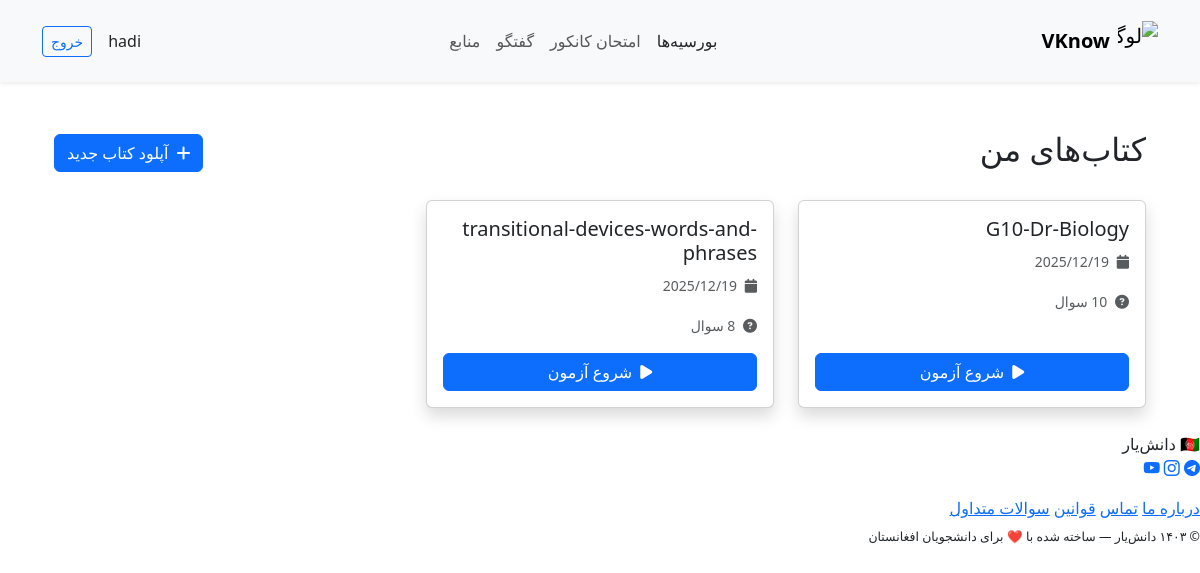
/upload/my-books/ (signed in), run on the app's committed database.
### upload_book_app/models.py (models this page shows, shortened)
class Book(models.Model):
    title = models.CharField(max_length=255, blank=True)
    pdf_file = models.FileField(upload_to='books/')
    uploaded_by = models.ForeignKey(User, on_delete=models.CASCADE, related_name='uploaded_books')
    uploaded_at = models.DateTimeField(auto_now_add=True)
    extracted_text = models.TextField(blank=True)

### upload_book_app/views.py (the view)
# urls.py: path("my-books/", views.my_books, name="my_books"),
@login_required
def my_books(request):
    books = Book.objects.filter(uploaded_by=request.user).order_by('-uploaded_at')
    return render(request, 'upload_book_app/pages/my_books.html', {'books': books})

### upload_book_app/templates/upload_book_app/pages/my_books.html
{% include "includes/header.html" %}
<div class="container">
    {% block content %}
    <div class="container mt-5">
        <div class="d-flex justify-content-between align-items-center mb-4">
            <h2>کتاب‌های من</h2>
            <a href="{% url 'upload_book_app:upload_book' %}" class="btn btn-primary">
                <i class="fas fa-plus me-2"></i>آپلود کتاب جدید
            </a>
        </div>
        {% if books %}
        <div class="row">
            {% for book in books %}
            <div class="col-md-6 col-lg-4 mb-4">
                <div class="card shadow h-100">
                    <div class="card-body d-flex flex-column">
                        <h5 class="card-title">{{ book.title }}</h5>
                        <p class="card-text text-muted">
                            <small>
                                <i class="fas fa-calendar me-1"></i>
                                {{ book.uploaded_at|date:"Y/m/d" }}
                            </small>
                        </p>
                        <p class="card-text">
                            <small class="text-muted">
                                <i class="fas fa-question-circle me-1"></i>
                                {{ book.questions.count }} سوال
                            </small>
                        </p>
                        <div class="mt-auto">
                            <a href="{% url 'upload_book_app:start_quiz' book.id %}" class="btn btn-primary w-100">
                                <i class="fas fa-play me-2"></i>شروع آزمون
                            </a>
                        </div>
                    </div>
                </div>
            </div>
            {% endfor %}
        </div>
        {% else %}
        <div class="alert alert-info text-center">
            <i class="fas fa-info-circle me-2"></i>
            شما هنوز کتابی آپلود نکرده‌اید.
            <a href="{% url 'upload_book_app:upload_book' %}" class="alert-link">کتاب جدید آپلود کنید</a>
        </div>
        {% endif %}
    </div>
    {% endblock content %}
</div>
{% include 'includes/footer.html' %}

### templates/includes/header.html (shortened to what this page needs)
{% include 'includes/base.html' %} {% load static %} {% block content %}
<nav
  class="navbar navbar-expand-lg navbar-light bg-light shadow-sm sticky-top d-none d-lg-flex"
>
  <div class="container py-2">
    <a class="navbar-brand d-flex align-items-center" href="">
      <img
        src="{% static 'images/logo.png' %}"
        alt="لوگو"
        width="40"
        height="40"
        class="me-2 img-fluid"
      />
      <span class="fw-bold">VKnow</span>
    </a>
    <ul class="navbar-nav mx-auto">
      <li class="nav-item">
        <a
          class="nav-link {% if request.resolver_match.url_name == 'scholarships_page' %}text-primary fw-semibold{% else %}text-dark{% endif %}"
          href="{% url 'scholarship_app:scholarships'%}">
          بورسیه‌ها
        </a>
      </li>
      <li class="nav-item">
        <a class="nav-link" href="{% url 'kankoor_app:kankoor_home'%}">امتحان کانکور</a>
      </li>
      <li class="nav-item">
        <a class="nav-link" href="{% url 'discussion_app:list'%}">گفتگو</a>
      </li>
      <li class="nav-item">
        <a class="nav-link" href="{% url 'resources_app:resources'%}">منابع</a>
      </li>
    </ul>
    <div class="d-flex align-items-center">
      {% if user.is_authenticated %}
      <a href="{% url 'account_app:dashboard' %}"" class="nav-link me-3">
        {{ request.user.username }}
      </a>
      <a href="{% url 'account_app:logout_user' %}" class="btn btn-outline-primary btn-sm">خروج</a>
      {% endif %}
    </div>
  </div>
</nav>
{% endblock content %}

### static/styles.css (style rules this page uses)
body { padding-bottom: 70px; }

### data on the page
Book: title "G10-Dr-Biology", uploaded_at "2025/12/19"
Book: title "transitional-devices-words-and-phrases", uploaded_at "2025/12/19"

### other printed values
{{ request.user.username }} "hadi"
